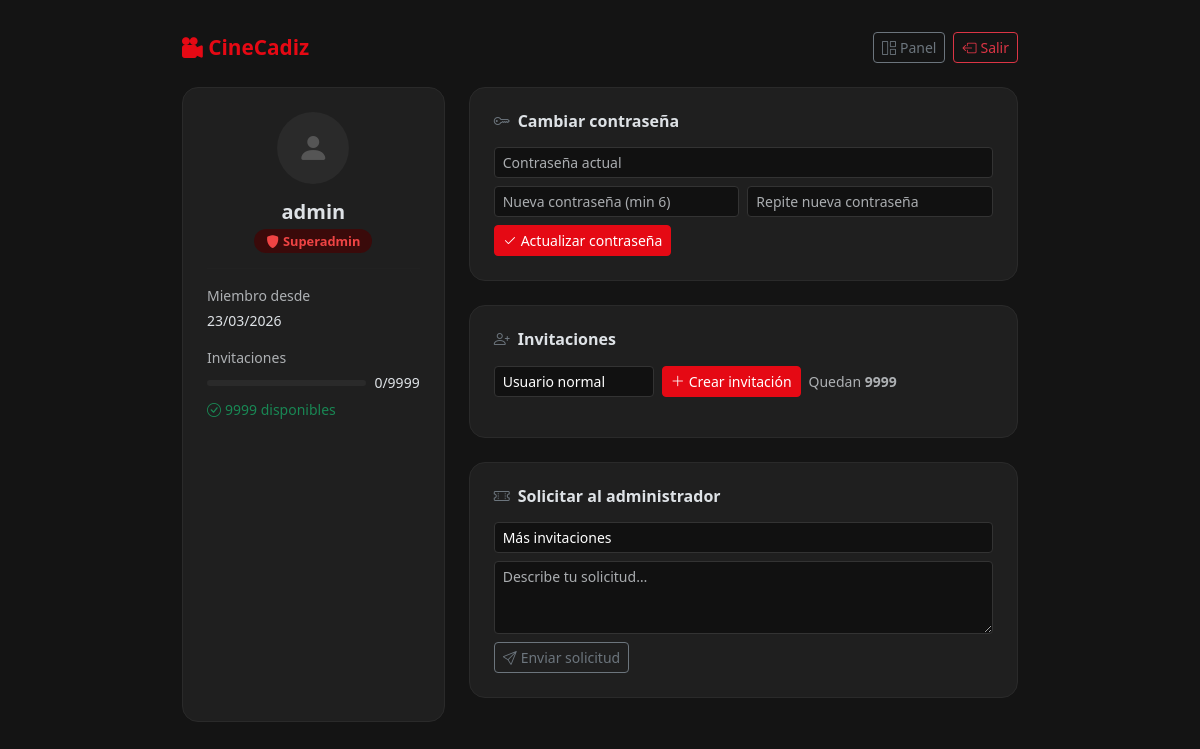
The page /mi-cuenta (signed in) on the database its author committed.
### models.py (models this page shows, shortened)
class User(db.Model):
    __tablename__ = 'users'
    id             = db.Column(db.Integer, primary_key=True)
    username       = db.Column(db.String(50), unique=True, nullable=False)
    password_hash  = db.Column(db.String(255), nullable=False)
    role           = db.Column(db.String(20), nullable=False, default='user')
    invite_limit      = db.Column(db.Integer, nullable=False, default=10)
    invites_used      = db.Column(db.Integer, nullable=False, default=0)
    iptv_user_limit   = db.Column(db.Integer, nullable=False, default=10)
    activo         = db.Column(db.Boolean, nullable=False, default=True)
    fecha_creacion = db.Column(db.DateTime, default=datetime.utcnow)
    last_seen      = db.Column(db.DateTime, nullable=True)
    invited_by_id  = db.Column(db.Integer, db.ForeignKey('users.id'), nullable=True)
    invited_by = db.relationship(
        'User', remote_side=[id], foreign_keys=[invited_by_id],
    )
    listas = db.relationship(
        'Lista', foreign_keys='Lista.owner_id',
        backref='owner', lazy='dynamic',
    )
    fuentes_rss = db.relationship(
        'FuenteRSS', foreign_keys='FuenteRSS.owner_id',
        backref='owner', lazy='dynamic',
    )
    invite_tokens = db.relationship(
        'InviteToken', foreign_keys='InviteToken.created_by_id',
        backref='creator', lazy='dynamic',
    )
    sessions = db.relationship(
        'UserSession', backref='user', lazy='dynamic',
        cascade='all, delete-orphan',
    )
    tickets = db.relationship(
        'Ticket', foreign_keys='Ticket.user_id',
        backref='user', lazy='dynamic',
    )
    @property
    def is_superadmin(self) -> bool:
        return self.role == 'superadmin'
    @property
    def is_premium(self) -> bool:
        return self.role in ('superadmin', 'premium')
    @property
    def can_invite(self) -> bool:
        if self.role == 'superadmin':
            return True
        return self.role == 'premium' and self.invites_used < self.invite_limit
    @property
    def invites_remaining(self) -> int:
        if self.role == 'superadmin':
            return 9999   # ilimitado
        return max(0, self.invite_limit - self.invites_used)

### routes_auth.py (the view)
@auth_bp.get('/mi-cuenta')
@login_required_any
def mi_cuenta():
    user = get_current_user()
    tokens = (
        InviteToken.query
        .filter_by(created_by_id=user.id, usado=False)
        .order_by(InviteToken.fecha_creacion.desc())
        .all()
    )
    used_tokens = (
        InviteToken.query
        .filter_by(created_by_id=user.id, usado=True)
        .order_by(InviteToken.fecha_uso.desc())
        .limit(10).all()
    )
    tickets = (
        Ticket.query
        .filter_by(user_id=user.id)
        .order_by(Ticket.fecha_creacion.desc())
        .limit(20).all()
    )
    return render_template(
        'auth/mi_cuenta.html',
        user=user,
        tokens=tokens,
        used_tokens=used_tokens,
        tickets=tickets,
    )

### routes_auth.py (called while the page is built)
def get_current_user() -> User | None:
    user_id = session.get('user_id')
    return User.query.get(user_id) if user_id else None

def login_required_any(f):
    @wraps(f)
    def decorated(*args, **kwargs):
        if not session.get('user_id'):
            return redirect(url_for('auth.login'))
        return f(*args, **kwargs)
    return decorated

### templates/auth/mi_cuenta.html (shortened to what this page needs)
<!DOCTYPE html>
<html lang="es" data-bs-theme="dark">
<head>
    <link href="https://cdn.jsdelivr.net/npm/bootstrap@5.3.3/dist/css/bootstrap.min.css" rel="stylesheet">
    <link href="https://cdn.jsdelivr.net/npm/bootstrap-icons@1.11.3/font/bootstrap-icons.css" rel="stylesheet">
</head>
<body>
<div class="container" style="max-width:860px;">
    <div class="d-flex align-items-center gap-3 mb-4">
        <a href="{{ url_for('index') }}" class="text-decoration-none brand">
            <i class="bi bi-camera-reels-fill"></i> CineCadiz
        </a>
        <div class="ms-auto d-flex gap-2">
            {% if user.is_premium %}
            <a href="{{ url_for('admin.dashboard') }}" class="btn btn-sm btn-outline-secondary">
                <i class="bi bi-grid-1x2 me-1"></i>Panel
            </a>
            {% endif %}
            <a href="{{ url_for('auth.logout') }}" class="btn btn-sm btn-outline-danger">
                <i class="bi bi-box-arrow-left me-1"></i>Salir
            </a>
        </div>
    </div>
    <div class="row g-4">
        <div class="col-md-4">
            <div class="page-card h-100">
                <div class="text-center mb-3">
                    <div style="width:72px;height:72px;background:#2a2a2a;border-radius:50%;display:flex;align-items:center;justify-content:center;margin:0 auto 1rem;">
                        <i class="bi bi-person-fill" style="font-size:2rem;color:#555;"></i>
                    </div>
                    <h5 class="fw-bold mb-1">{{ user.username }}</h5>
                    {% if user.role == 'superadmin' %}
                    <span class="role-badge role-superadmin"><i class="bi bi-shield-fill me-1"></i>Superadmin</span>
                    {% elif user.role == 'premium' %}
                    <span class="role-badge role-premium"><i class="bi bi-star-fill me-1"></i>Premium</span>
                    {% else %}
                    <span class="role-badge role-user"><i class="bi bi-person-fill me-1"></i>Usuario</span>
                    {% endif %}
                </div>
                <hr style="border-color:#2a2a2a;">
                <div class="small text-muted mb-1">Miembro desde</div>
                <div class="small mb-3">{{ user.fecha_creacion.strftime('%d/%m/%Y') if user.fecha_creacion else '—' }}</div>
                {% if user.is_premium %}
                <div class="small text-muted mb-1">Invitaciones</div>
                <div class="d-flex align-items-center gap-2 mb-1">
                    <div class="progress flex-grow-1" style="height:6px;background:#2a2a2a;">
                    </div>
                    <small>{{ user.invites_used }}/{{ user.invite_limit }}</small>
                </div>
                {% if user.can_invite %}
                <small class="text-success"><i class="bi bi-check-circle me-1"></i>{{ user.invites_remaining }} disponibles</small>
                {% else %}
                <small class="text-warning"><i class="bi bi-exclamation-triangle me-1"></i>Sin invitaciones</small>
                {% endif %}
                {% endif %}
            </div>
        </div>
        <div class="col-md-8">
            <div class="page-card mb-4">
                <h6 class="fw-semibold mb-3"><i class="bi bi-key me-2 text-secondary"></i>Cambiar contraseña</h6>
                <form method="POST" action="{{ url_for('auth.cambiar_password') }}">
                    <div class="row g-2">
                        <div class="col-12">
                            <input type="password" name="password_actual" class="form-control form-control-sm"
                                   placeholder="Contraseña actual" required>
                        </div>
                        <div class="col-sm-6">
                            <input type="password" name="password_nueva" class="form-control form-control-sm"
                                   placeholder="Nueva contraseña (min 6)" minlength="6" required>
                        </div>
                        <div class="col-sm-6">
                            <input type="password" name="password_nueva2" class="form-control form-control-sm"
                                   placeholder="Repite nueva contraseña" minlength="6" required>
                        </div>
                        <div class="col-12">
                            <button type="submit" class="btn btn-sm btn-cc">
                                <i class="bi bi-check2 me-1"></i>Actualizar contraseña
                            </button>
                        </div>
                    </div>
                </form>
            </div>
            {% if user.is_premium %}
            <div class="page-card mb-4">
                <h6 class="fw-semibold mb-3"><i class="bi bi-person-plus me-2 text-secondary"></i>Invitaciones</h6>
                {% if user.can_invite %}
                <form method="POST" action="{{ url_for('auth.crear_invitacion') }}" class="mb-3">
                    <div class="d-flex gap-2 align-items-center flex-wrap">
                        <select name="role" class="form-select form-select-sm" style="width:160px;background:#111;border-color:#333;color:#fff;">
                            <option value="user">Usuario normal</option>
                        </select>
                        <button type="submit" class="btn btn-sm btn-cc">
                            <i class="bi bi-plus-lg me-1"></i>Crear invitación
                        </button>
                        <small class="text-muted">Quedan <strong>{{ user.invites_remaining }}</strong></small>
                    </div>
                </form>
                {% else %}
                <div class="alert alert-warning py-2 mb-3" style="font-size:.85rem;">
                    <i class="bi bi-exclamation-triangle me-1"></i>
                    Has agotado tus invitaciones. Puedes solicitar más al administrador.
                </div>
                {% endif %}
            </div>
            <div class="page-card mb-4">
                <h6 class="fw-semibold mb-3"><i class="bi bi-ticket-perforated me-2 text-secondary"></i>Solicitar al administrador</h6>
                <form method="POST" action="{{ url_for('auth.enviar_ticket') }}">
                    <div class="mb-2">
                        <select name="tipo" class="form-select form-select-sm mb-2"
                                style="background:#111;border-color:#333;color:#fff;">
                            <option value="mas_invitaciones">Más invitaciones</option>
                        </select>
                    </div>
                    <div class="mb-2">
                        <textarea name="mensaje" class="form-control form-control-sm" rows="3"
                                  placeholder="Describe tu solicitud…" required></textarea>
                    </div>
                    <button type="submit" class="btn btn-sm btn-outline-secondary">
                        <i class="bi bi-send me-1"></i>Enviar solicitud
                    </button>
                </form>
            </div>
            {% endif %}
        </div>
    </div>
</div>
</body>
</html>

### templates/auth/mi_cuenta.html (style rules this page uses)
:root { --cc-red: #e50914; --cc-dark: #141414; --cc-card: #1f1f1f; }
body { background: var(--cc-dark); min-height: 100vh; padding: 2rem 1rem; }
.page-card { background: var(--cc-card); border: 1px solid #2a2a2a; border-radius: 16px; padding: 1.5rem; }
.brand { color: var(--cc-red); font-size: 1.3rem; font-weight: 800; }
.role-badge { border-radius: 20px; padding: .2rem .75rem; font-size: .8rem; font-weight: 600; }
.role-superadmin { background:#3a0a0a; color:#ef4444; }
.form-control { background:#111; border-color:#333; color:#fff; }
.btn-cc { background:var(--cc-red); border-color:var(--cc-red); color:#fff; }

### rows shown on the page
User: username "admin", fecha_creacion "23/03/2026", invites_used "0", invite_limit "9999", invites_remaining "9999"
